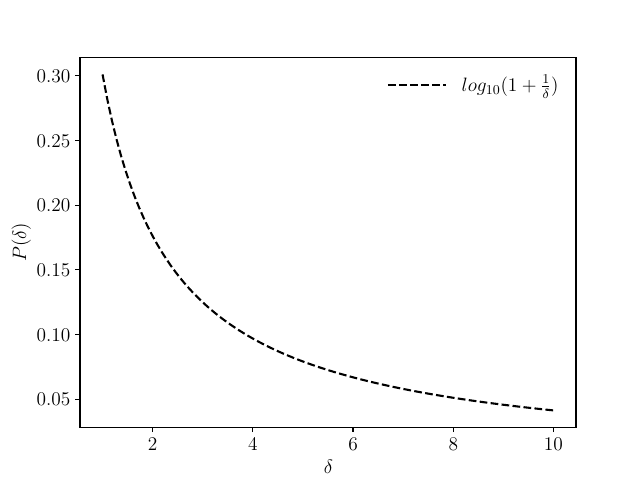

The script that saved this image:
import numpy as np
import matplotlib
matplotlib.use('TkAgg')
from matplotlib import rc
import matplotlib.pyplot as plt
x = np.linspace(1, 10, 100)
y1 = np.log10(1+1/x)
plt.clf()  # Ensures a clean plotting canvas.
plt.rc('text', usetex=True)
plt.rc('figure', figsize=(1920, 1080))
plt.rc('font', family='serif', serif=['Computer Modern Roman'], size=14)
# plt.title("Sorting Improvised with Interpolation Search")
plt.ylabel("$P(\delta)$")
plt.xlabel("$\delta$")
plt.plot(x, y1, "k--", label='$log_{10}(1+\\frac{1}{\delta})$')
plt.legend(loc='upper right', frameon=False, handlelength=3)
plt.savefig('1.pdf', format="pdf")
plt.savefig('1.png', format="png")